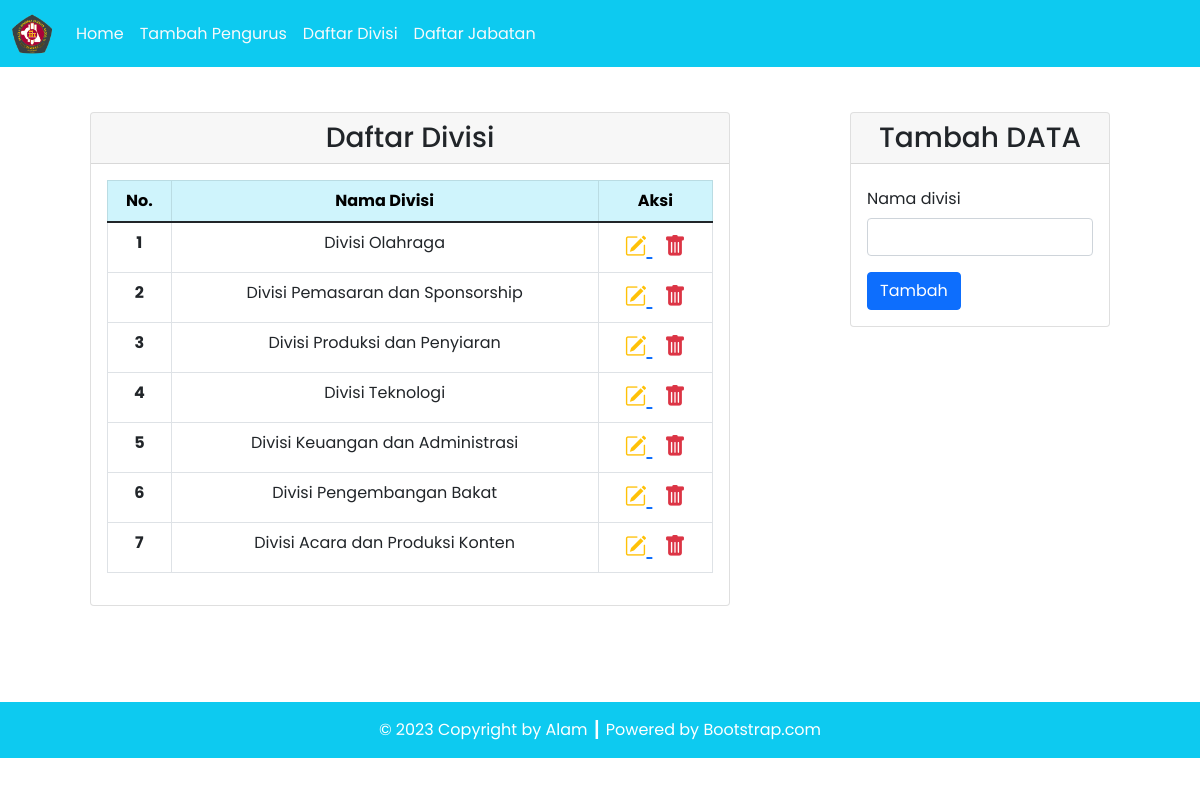
The app's page /divisi.php with its own data.
### tables this page shows
CREATE TABLE `divisi` (
  `divisi_id` int(11) NOT NULL,
  `divisi_nama` varchar(100) DEFAULT NULL
);

### src/config/db.php (called while the page is built)
<?php
$DB_HOST = "localhost";
$DB_USERNAME = "root";
$DB_PASSWORD = "";
$DB_NAME = "db_esport";

### src/classes/DB.php (called while the page is built, shortened)
<?php
class DB
{
    private $hostname;
    private $username;
    private $password;
    private $dbname;
    private $conn;
    private $result;
    function __construct($hostname, $username, $password, $dbname)
    {
        $this->hostname = $hostname;
        $this->username = $username;
        $this->password = $password;
        $this->dbname = $dbname;
    }
    function open()
    {
        $this->conn = mysqli_connect($this->hostname, $this->username, $this->password, $this->dbname);
    }
    function execute($query)
    {
        $this->result = mysqli_query($this->conn, $query);
    }
    function getResult()
    {
        return mysqli_fetch_array($this->result);
    }
}

### src/classes/Divisi.php (called while the page is built, shortened)
<?php
class Divisi extends DB
{
    function getDivisi()
    {
        $query = "SELECT * FROM divisi";
        return $this->execute($query);
    }
}

### src/divisi.php (the view, shortened to what this page needs)
<?php
include('config/db.php');
include('classes/DB.php');
include('classes/Divisi.php');
$divisi = new Divisi($DB_HOST, $DB_USERNAME, $DB_PASSWORD, $DB_NAME);
$divisi->open();
$divisi->getDivisi();
$header = '<tr>
<th scope="row">No.</th>
<th scope="row">Nama Divisi</th>
<th scope="row">Aksi</th>
</tr>';
$data = null;
$no = 1;
while ($div = $divisi->getResult()) {
    $data .= '<tr>
    <th scope="row">' . $no . '</th>
    <td>' . $div['divisi_nama'] . '</td>
    <td style="font-size: 22px;">
        <a href="divisi.php?id=' . $div['divisi_id'] . '" title="Edit Data">
        <i class="bi bi-pencil-square text-warning"></i>
        </a>&nbsp;
        <a href="divisi.php?hapus=' . $div['divisi_id'] . '" title="Delete Data"><i class="bi bi-trash-fill text-danger"></i></a>
        </td>
    </tr>';
    $no++;
}

### records on screen
divisi: divisi_nama "Divisi Olahraga"
divisi: divisi_nama "Divisi Pemasaran dan Sponsorship"
divisi: divisi_nama "Divisi Produksi dan Penyiaran"
divisi: divisi_nama "Divisi Teknologi"
divisi: divisi_nama "Divisi Keuangan dan Administrasi"
divisi: divisi_nama "Divisi Pengembangan Bakat"
divisi: divisi_nama "Divisi Acara dan Produksi Konten"
